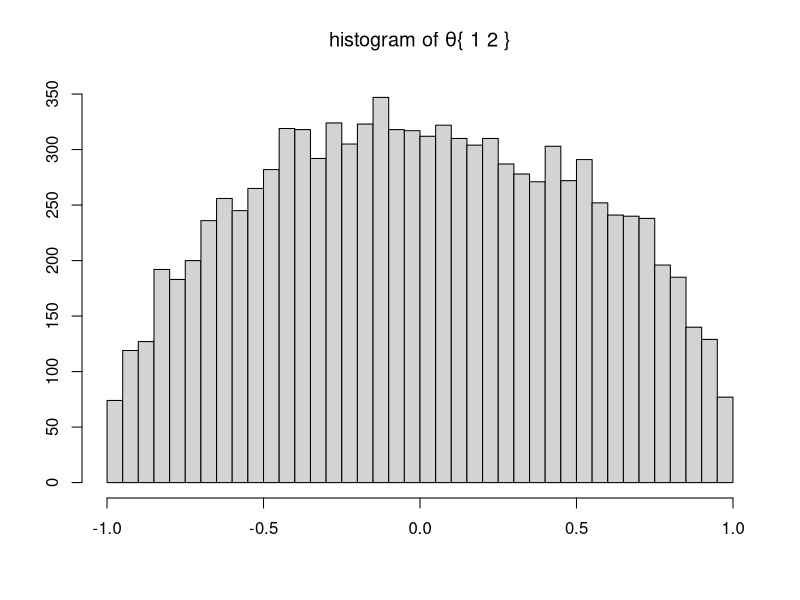
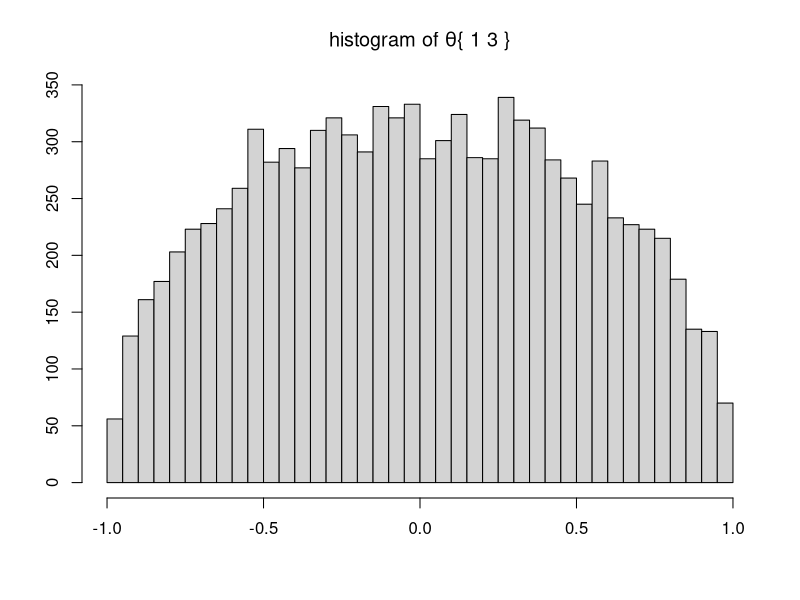
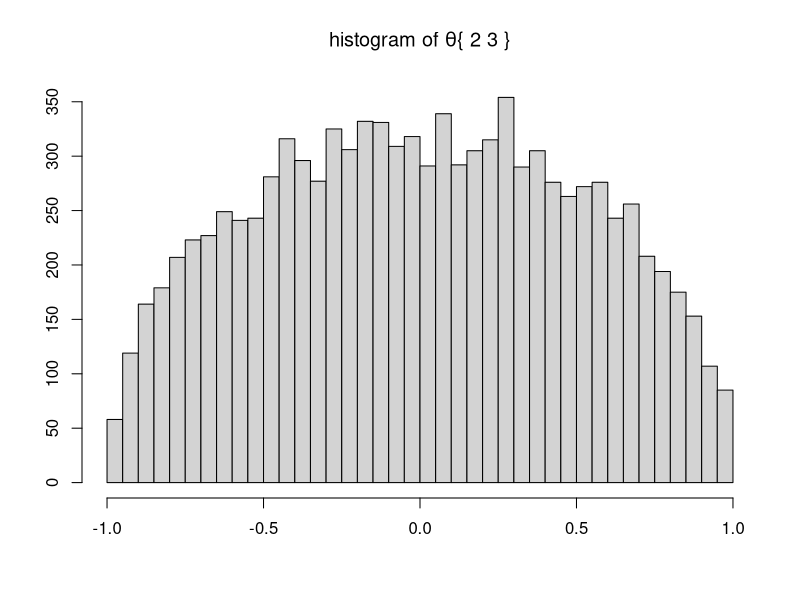
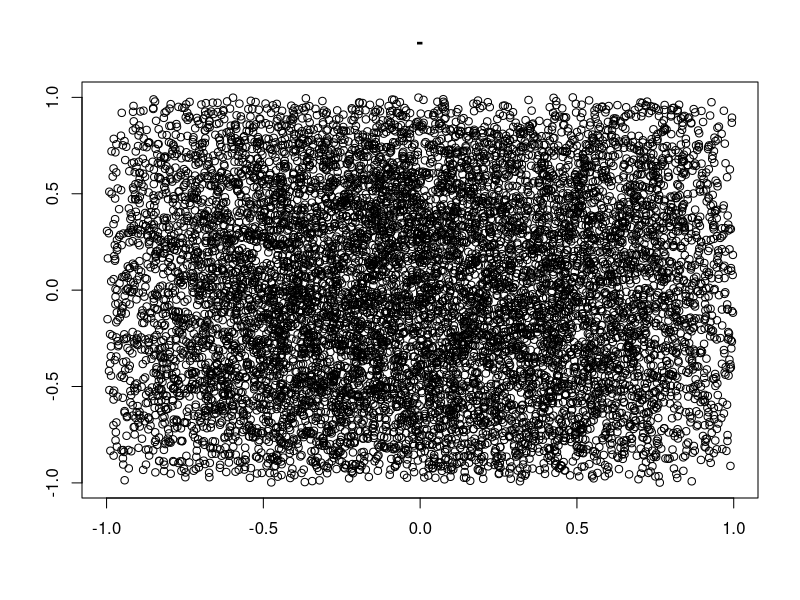
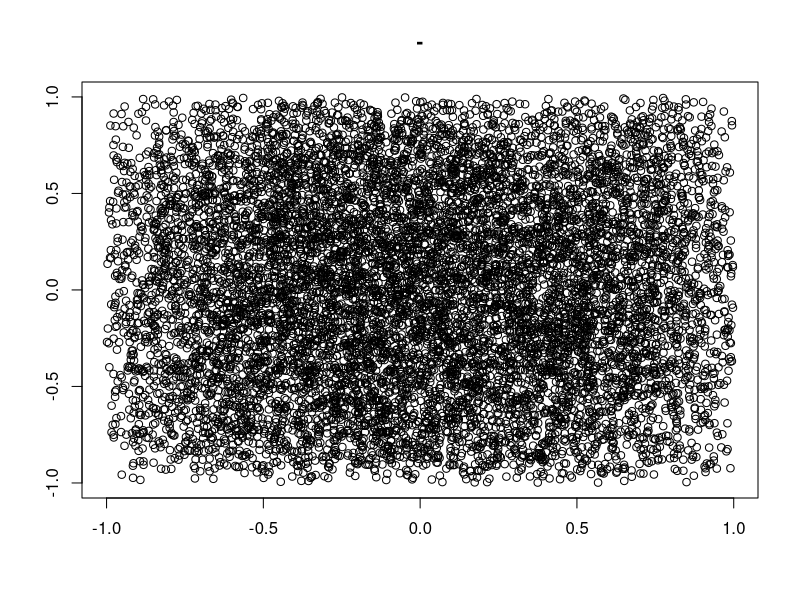
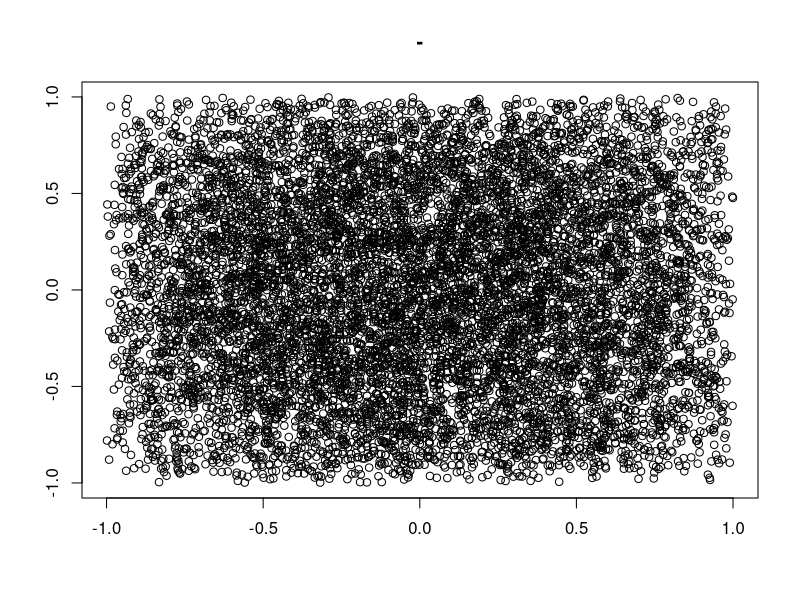

Write R code to recreate these figures, in order.
#' This script shows how a jointly uniform prior on the correlations implies that the marginal distribution of 
#' each correlation is peaked around zero , as described in A. Meucci,"Risk and Asset Allocation",Springer, 2005, 
#'  Chapter 7.
#'
#' @references
#' A. Meucci - "Exercises in Advanced Risk and Portfolio Management" \url{http://symmys.com/node/170}.
#' See Meucci's script for "S_CorrelationPriorUniform.m"
#
#' @author Xavier Valls \email{flamejat@@gmail.com}

##################################################################################################################
### Inputs
N = 3; # dimensionality of the problem
K = N * (N - 1) / 2;
J = 10000; # number of simulations

##################################################################################################################
### Compute correlations in all scenarios
CorrsAsTensor = array(0, dim = c(J,N,N) );
Eigs = NULL;
j = 1;

while( j < J )
{
    C = 2 * matrix( runif(K), 1, K ) - 1;
    Corr = diag( 1, N );
    k = 0;
    for( n in 1 : ( N - 1 ) )
    {
        for( m in ( n + 1 ) : N )
        {
            k = k + 1;
            Corr[ n, m ] = C[ k ];
            Corr[ m, n ] = Corr[ n, m ];
        }
    }
    E = eigen(Corr)$values;
    if( min(E) > 0 )
    {
        CorrsAsTensor[ j, , ] = Corr;
        j = j + 1;
    }
    Eigs = rbind(Eigs, t(E) );
}

#####################################################################################################################
### Reassemble results in an entry-wise structure that runs on the upper triangular portion of the correlation
CorrsAsEntries = NULL;
for( n in 1 : (N-1) )
{
    for( m in (n + 1) : N )
    {
        el = list( Values = CorrsAsTensor[ , n, m ], Names =  paste("{", n, m,"}"));
              #  CorrsAsEntries[ k ]$Names  = ["\theta_{") num2str(n) num2str(m) "}"];
        CorrsAsEntries = rbind( CorrsAsEntries, el )
    }
}
#####################################################################################################################
### Plots
# univariate marginals
K = nrow( CorrsAsEntries );
Nbins = round( 5 * log( J ) );
for( k in 1 : K )
{
    dev.new();
    hist(CorrsAsEntries[ k, ]$Values, Nbins, xlab = "", ylab = "", main = bquote( paste("histogram of ", theta, .(CorrsAsEntries[k,]$Names))));
}

# bivariate marginals
for( k in 1 : (K-1) )
{
    for( j in (k + 1) : K )
    {
        dev.new();
        plot(CorrsAsEntries[k, ]$Values,CorrsAsEntries[j, ]$Values, xlab = "", ylab = "",
         main = paste( CorrsAsEntries[ k ]$Names, ' - ', CorrsAsEntries[ j ]$Names ));
    }
}
